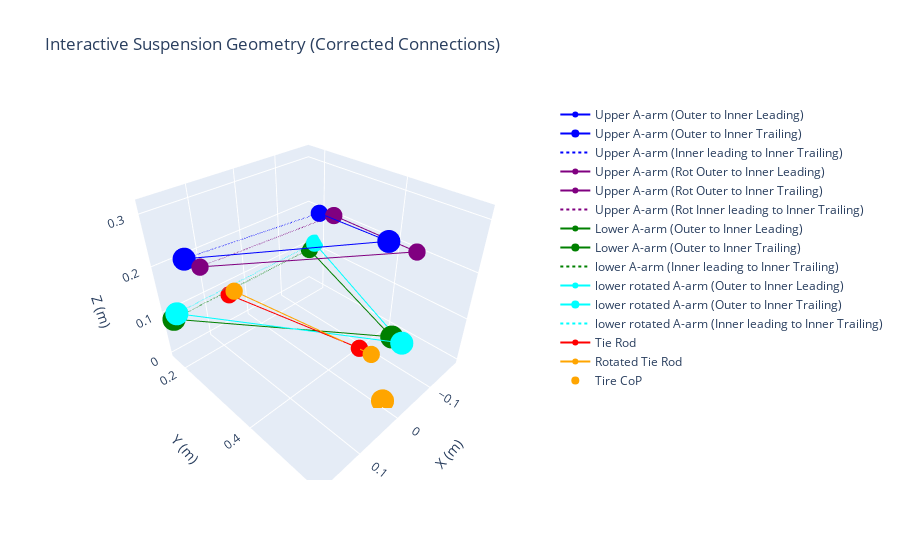

Notebook code for this chart:
### Code cell
def plot_suspension_interactive(upper, lower, upper_rot, low_rot, tie, tie_rot, cop):
    fig = go.Figure()

    # Upper A-arm
    fig.add_trace(go.Scatter3d(
        x=[upper[0, 0], upper[1, 0]], y=[upper[0, 1], upper[1, 1]], z=[upper[0, 2], upper[1, 2]],
        mode='lines+markers',
        name='Upper A-arm (Outer to Inner Leading)',
        marker=dict(size=6, color='blue'),
        line=dict(color='blue', width=2)
    ))
    fig.add_trace(go.Scatter3d(
        x=[upper[0, 0], upper[2, 0]], y=[upper[0, 1], upper[2, 1]], z=[upper[0, 2], upper[2, 2]],
        mode='lines+markers',
        name='Upper A-arm (Outer to Inner Trailing)',
        line=dict(color='blue', width=2)
    ))
    fig.add_trace(go.Scatter3d(
        x=[upper[1, 0], upper[2, 0]], y=[upper[1, 1], upper[2, 1]], z=[upper[1, 2], upper[2, 2]],
        mode='lines',
        name='Upper A-arm (Inner leading to Inner Trailing)',
        line=dict(color='blue', width=2, dash='dot')
    ))
    # Rotated Upper A-arm
    fig.add_trace(go.Scatter3d(
        x=[upper_rot[0, 0], upper_rot[1, 0]], y=[upper_rot[0, 1], upper_rot[1, 1]], z=[upper_rot[0, 2], upper_rot[1, 2]],
        mode='lines+markers',
        name='Upper A-arm (Rot Outer to Inner Leading)',
        marker=dict(size=6, color='purple'),
        line=dict(color='purple', width=2)
    ))
    fig.add_trace(go.Scatter3d(
        x=[upper_rot[0, 0], upper_rot[2, 0]], y=[upper_rot[0, 1], upper_rot[2, 1]], z=[upper_rot[0, 2], upper_rot[2, 2]],
        mode='lines+markers',
        name='Upper A-arm (Rot Outer to Inner Trailing)',
        marker=dict(size=6, color='purple'),
        line=dict(color='purple', width=2)
    ))
    
    fig.add_trace(go.Scatter3d(
        x=[upper_rot[1, 0], upper_rot[2, 0]], y=[upper_rot[1, 1], upper_rot[2, 1]], z=[upper_rot[1, 2], upper_rot[2, 2]],
        mode='lines',
        name='Upper A-arm (Rot Inner leading to Inner Trailing)',
        line=dict(color='purple', width=2, dash='dot')
    ))
    
    # Lower A-arm
    fig.add_trace(go.Scatter3d(
        x=[lower[0, 0], lower[1, 0]], y=[lower[0, 1], lower[1, 1]], z=[lower[0, 2], lower[1, 2]],
        mode='lines+markers',
        name='Lower A-arm (Outer to Inner Leading)',
        marker=dict(size=6, color='green'),
        line=dict(color='green', width=2)
    ))
    fig.add_trace(go.Scatter3d(
        x=[lower[0, 0], lower[2, 0]], y=[lower[0, 1], lower[2, 1]], z=[lower[0, 2], lower[2, 2]],
        mode='lines+markers',
        name='Lower A-arm (Outer to Inner Trailing)',
        line=dict(color='green', width=2)
    ))
    fig.add_trace(go.Scatter3d(
        x=[lower[1, 0], lower[2, 0]], y=[lower[1, 1], lower[2, 1]], z=[lower[1, 2], lower[2, 2]],
        mode='lines',
        name='lower A-arm (Inner leading to Inner Trailing)',
        line=dict(color='green', width=2, dash='dot')
    ))
    
    # Rotated Lower A-arm
    fig.add_trace(go.Scatter3d(
        x=[low_rot[0, 0], low_rot[1, 0]], y=[low_rot[0, 1], low_rot[1, 1]], z=[low_rot[0, 2], low_rot[1, 2]],
        mode='lines+markers',
        name='lower rotated A-arm (Outer to Inner Leading)',
        marker=dict(size=6, color='cyan'),
        line=dict(color='cyan', width=2)
    ))
    fig.add_trace(go.Scatter3d(
        x=[low_rot[0, 0], low_rot[2, 0]], y=[low_rot[0, 1], low_rot[2, 1]], z=[low_rot[0, 2], low_rot[2, 2]],
        mode='lines+markers',
        name='lower rotated A-arm (Outer to Inner Trailing)',
        line=dict(color='cyan', width=2)
    ))
    fig.add_trace(go.Scatter3d(
        x=[low_rot[1, 0], low_rot[2, 0]], y=[low_rot[1, 1], low_rot[2, 1]], z=[low_rot[1, 2], low_rot[2, 2]],
        mode='lines',
        name='lower rotated A-arm (Inner leading to Inner Trailing)',
        line=dict(color='cyan', width=2, dash='dot')
    ))

    # Tie rod
    fig.add_trace(go.Scatter3d(
        x=[tie[0, 0], tie[1, 0]], y=[tie[0, 1], tie[1, 1]], z=[tie[0, 2], tie[1, 2]],
        mode='lines+markers',
        name='Tie Rod',
        marker=dict(size=6, color='red'),
        line=dict(color='red', width=2)
    ))

    # Rotated Tie rod
    fig.add_trace(go.Scatter3d(
        x=[tie_rot[0, 0], tie_rot[1, 0]], y=[tie_rot[0, 1], tie_rot[1, 1]], z=[tie_rot[0, 2], tie_rot[1, 2]],
        mode='lines+markers',
        name='Rotated Tie Rod',
        marker=dict(size=6, color='orange'),
        line=dict(color='orange', width=2)
    ))
    # Tire CoP
    fig.add_trace(go.Scatter3d(
        x=[cop[0]], y=[cop[1]], z=[cop[2]],
        mode='markers',
        name='Tire CoP',
        marker=dict(size=8, color='orange')
    ))

    # Set axis labels
    fig.update_layout(
        title="Interactive Suspension Geometry (Corrected Connections)",
        scene=dict(
            xaxis_title="X (m)",
            yaxis_title="Y (m)",
            zaxis_title="Z (m)"
        )
    )

    fig.show()

# Example usage
plot_suspension_interactive(upper_a_arm, lower_a_arm, upper_modified, lower_modified, tie_rod, tierod_modified, tire_cop)

### Figure 1 — Plotly figure (JSON) as saved in the notebook; plotly's stock layout.template omitted (floating-point values rounded to 4 significant figures)
{"data": [{"line": {"color": "blue", "width": 2}, "marker": {"color": "blue", "size": 6}, "mode": "lines+markers", "name": "Upper A-arm (Outer to Inner Leading)", "type": "scatter3d", "x": [0.0015, -0.135], "y": [0.5065, 0.24], "z": [0.315, 0.22]}, {"line": {"color": "blue", "width": 2}, "mode": "lines+markers", "name": "Upper A-arm (Outer to Inner Trailing)", "type": "scatter3d", "x": [0.0015, 0.18], "y": [0.5065, 0.255], "z": [0.315, 0.255]}, {"line": {"color": "blue", "dash": "dot", "width": 2}, "mode": "lines", "name": "Upper A-arm (Inner leading to Inner Trailing)", "type": "scatter3d", "x": [-0.135, 0.18], "y": [0.24, 0.255], "z": [0.22, 0.255]}, {"line": {"color": "purple", "width": 2}, "marker": {"color": "purple", "size": 6}, "mode": "lines+markers", "name": "Upper A-arm (Rot Outer to Inner Leading)", "type": "scatter3d", "x": [-0.001931, -0.135], "y": [0.5507, 0.2793], "z": [0.3151, 0.2287]}, {"line": {"color": "purple", "width": 2}, "marker": {"color": "purple", "size": 6}, "mode": "lines+markers", "name": "Upper A-arm (Rot Outer to Inner Trailing)", "type": "scatter3d", "x": [-0.001931, 0.18], "y": [0.5507, 0.3001], "z": [0.3151, 0.2605]}, {"line": {"color": "purple", "dash": "dot", "width": 2}, "mode": "lines", "name": "Upper A-arm (Rot Inner leading to Inner Trailing)", "type": "scatter3d", "x": [-0.135, 0.18], "y": [0.2793, 0.3001], "z": [0.2287, 0.2605]}, {"line": {"color": "green", "width": 2}, "marker": {"color": "green", "size": 6}, "mode": "lines+markers", "name": "Lower A-arm (Outer to Inner Leading)", "type": "scatter3d", "x": [-0.0175, -0.18], "y": [0.519, 0.165], "z": [0.137, 0.087]}, {"line": {"color": "green", "width": 2}, "mode": "lines+markers", "name": "Lower A-arm (Outer to Inner Trailing)", "type": "scatter3d", "x": [-0.0175, 0.18], "y": [0.519, 0.17], "z": [0.137, 0.087]}, {"line": {"color": "green", "dash": "dot", "width": 2}, "mode": "lines", "name": "lower A-arm (Inner leading to Inner Trailing)", "type": "scatter3d", "x": [-0.18, 0.18], "y": [0.165, 0.17], "z": [0.087, 0.087]}, {"line": {"color": "cyan", "width": 2}, "marker": {"color": "cyan", "size": 6}, "mode": "lines+markers", "name": "lower rotated A-arm (Outer to Inner Leading)", "type": "scatter3d", "x": [-0.01741, -0.18], "y": [0.5389, 0.1823], "z": [0.1365, 0.1107]}, {"line": {"color": "cyan", "width": 2}, "mode": "lines+markers", "name": "lower rotated A-arm (Outer to Inner Trailing)", "type": "scatter3d", "x": [-0.01741, 0.18], "y": [0.5389, 0.1872], "z": [0.1365, 0.1099]}, {"line": {"color": "cyan", "dash": "dot", "width": 2}, "mode": "lines", "name": "lower rotated A-arm (Inner leading to Inner Trailing)", "type": "scatter3d", "x": [-0.18, 0.18], "y": [0.1823, 0.1872], "z": [0.1107, 0.1099]}, {"line": {"color": "red", "width": 2}, "marker": {"color": "red", "size": 6}, "mode": "lines+markers", "name": "Tie Rod", "type": "scatter3d", "x": [0.06, 0.07], "y": [0.515, 0.195], "z": [0.16, 0.1]}, {"line": {"color": "orange", "width": 2}, "marker": {"color": "orange", "size": 6}, "mode": "lines+markers", "name": "Rotated Tie Rod", "type": "scatter3d", "x": [0.05901, 0.07], "y": [0.5367, 0.2141], "z": [0.1614, 0.1183]}, {"marker": {"color": "orange", "size": 8}, "mode": "markers", "name": "Tire CoP", "type": "scatter3d", "x": [-0.005], "y": [0.525], "z": [0]}], "layout": {"scene": {"xaxis": {"title": {"text": "X (m)"}}, "yaxis": {"title": {"text": "Y (m)"}}, "zaxis": {"title": {"text": "Z (m)"}}}, "title": {"text": "Interactive Suspension Geometry (Corrected Connections)"}}}
